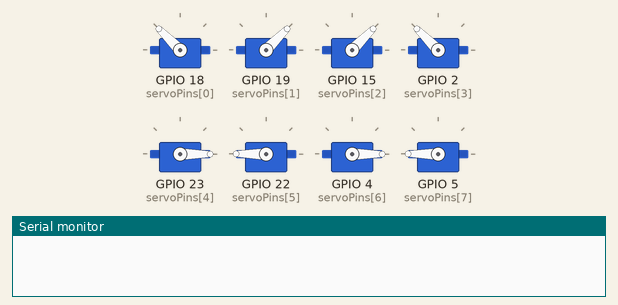
Simulated run of this sketch. Board: ESP32. Parts: 8 × servo, the last lines printed to the serial monitor.

Above: at 0.2 s.
At 5.7 s:
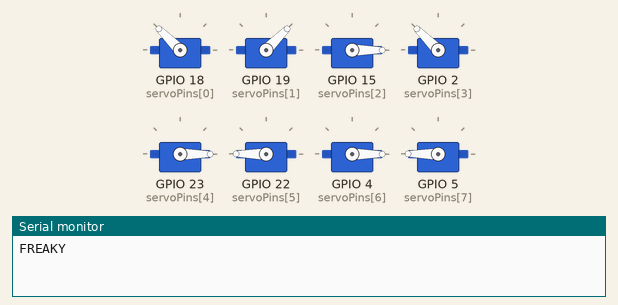
At 6.45 s:
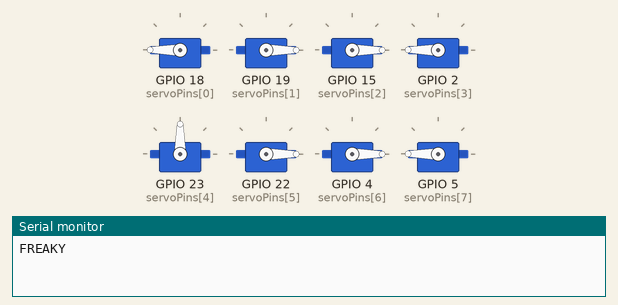
At 7.15 s:
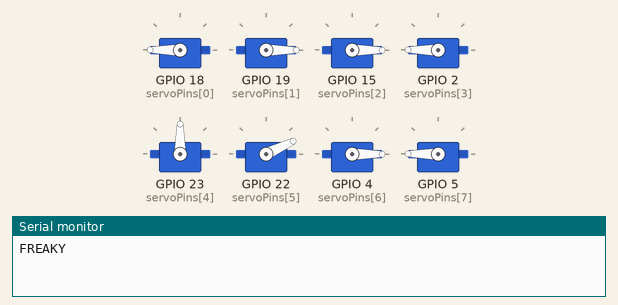
At 8.6 s:
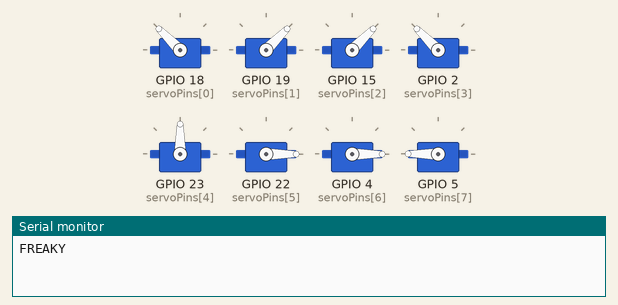
Timing chart, 0 to 11.3 s (numbered marks = the images above):
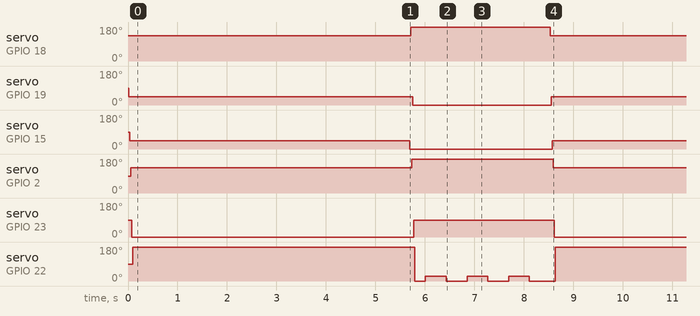

The sketch:

quad_robo_main.ino
```cpp
#include <Wire.h>
#include <ESP32Servo.h>


//DEFINE L1 15
//DEFINE L2 2
//DEFINE L3 4
//DEFINE L4 5
//DEFINE R1 18
//DEFINE R2 19
//DEFINE R3 22
//DEFINE R4 23
enum ServoName : uint8_t {
  R1 = 0,
  R2 = 1,
  L1 = 2,
  L2 = 3,
  R4 = 4,
  R3 = 5,
  L3 = 6,
  L4 = 7
};

Servo servos[8];
const int servoPins[8] = {18,19,15,2,23,22,4,5};
int8_t servoSubtrim[8] = {0, 0, 0, 0, 0, 0, 0, 0};

void setup() {

  ESP32PWM::allocateTimer(0);
  ESP32PWM::allocateTimer(1);
  ESP32PWM::allocateTimer(2);
  ESP32PWM::allocateTimer(3);

  for (int i = 0; i < 8; i++) {
    servos[i].setPeriodHertz(50);
    servos[i].attach(servoPins[i], 732, 2929);
  }
  runStandPose(10);

}

void loop() {

  // runStandPose(10000);
  // sayHiAndDance();
  runStandPose(5000);


  // runPushupPose();
  // runCutePose();
  // runWalkPose(10,5);
  // runTurnRight(10,5);
  // runWalkBackward(10,5);
  // runTurnLeft(10,5);

  runFreakyPose();
  delay(20);


}

void setServoAngle(uint8_t channel, int angle) {
  if (channel < 8) {
    int adjustedAngle = constrain(angle + servoSubtrim[channel], 0, 180);
    servos[channel].write(adjustedAngle);
    // servos[channel].write(angle);
    delay(20);
  }
}

void runStandPose(int d){
  setServoAngle(R1, 135);
  setServoAngle(R2, 45);
  setServoAngle(L1, 45);
  setServoAngle(L2, 135);
  setServoAngle(R4, 0);
  setServoAngle(R3, 180);
  setServoAngle(L3, 0);
  setServoAngle(L4, 180);
  delay(d);
}


inline void runPushupPose() {
  Serial.println(F("PUSHUP"));
  runStandPose(0);
  delayWithFace(200);
  setServoAngle(L1, 0);
  setServoAngle(R1, 180);
  setServoAngle(L3, 90);
  setServoAngle(R3, 90);
  delayWithFace(500);
  for (int i = 0; i < 4; i++) {
    setServoAngle(L3, 0);
    setServoAngle(R3, 180);
    delayWithFace(600);
    setServoAngle(L3, 90);
    setServoAngle(R3, 90);
    delayWithFace(500);
  }
  runStandPose(1);
}

inline void runCutePose() {
  Serial.println(F("CUTE"));
  runStandPose(0);
  delayWithFace(200);
  setServoAngle(L2, 160);
  setServoAngle(R2, 20);
  setServoAngle(R4, 180);
  setServoAngle(L4, 0);

  setServoAngle(L1, 0);
  setServoAngle(R1, 180);
  setServoAngle(L3, 180);
  setServoAngle(R3, 0);
  delayWithFace(200);
  for (int i = 0; i < 5; i++) {
    setServoAngle(R4, 180);
    setServoAngle(L4, 45);
    delayWithFace(300);
    setServoAngle(R4, 135);
    setServoAngle(L4, 0);
    delayWithFace(300);
  }
  runStandPose(1);
}

void delayWithFace(int x){
  delay(x);
}

void runWavePose(){
  runStandPose(0);
  delayWithFace(200);
  setServoAngle(R4, 80); setServoAngle(L3, 180);
  setServoAngle(L2, 60); setServoAngle(R1, 100);
  delayWithFace(200);
  setServoAngle(L3, 180);
  delayWithFace(300);
  for (int i = 0; i < 4; i++) {
    setServoAngle(L3, 180); delayWithFace(300);
    setServoAngle(L3, 100); delayWithFace(300);
  }
  runStandPose(1);
}

void sayHiAndDance(){
  runStandPose(0);
  delayWithFace(200);
  setServoAngle(R1, 90); setServoAngle(R2, 90); setServoAngle(L1, 90); setServoAngle(L2, 90);
  setServoAngle(R4, 0); setServoAngle(R3, 180); setServoAngle(L3, 45); setServoAngle(L4, 135);
  for(int i=0; i<5; i++) {
    setServoAngle(R4, 45); setServoAngle(R3, 135); setServoAngle(L3, 0); setServoAngle(L4, 180);
    delayWithFace(300);
    setServoAngle(R4, 0); setServoAngle(R3, 180); setServoAngle(L3, 45); setServoAngle(L4, 135);
    delayWithFace(300);
  }
  runStandPose(1);

  delay(20);


  runWavePose();
  delay(20);
}

inline void runWalkPose(int d, int walkCycles) {
  Serial.println(F("WALK FWD"));
  // Initial Step
  setServoAngle(R3, 135); setServoAngle(L3, 45);
  setServoAngle(R2, 100); setServoAngle(L1, 25);
  delay(d*10);
  // if (!pressingCheck("forward", frameDelay)) return;

  for (int i = 0; i < walkCycles; i++) {
    setServoAngle(R3, 135); setServoAngle(L3, 0);
    delay(d);
    // if (!pressingCheck("forward", frameDelay)) return;
    setServoAngle(L4, 135); setServoAngle(L2, 90);
    setServoAngle(R4, 0); setServoAngle(R1, 180);
    delay(d);
    // if (!pressingCheck("forward", frameDelay)) return;
    setServoAngle(R2, 45); setServoAngle(L1, 90);
    delay(d);
    // if (!pressingCheck("forward", frameDelay)) return;
    setServoAngle(R4, 45); setServoAngle(L4, 180);
    delay(d);
    // if (!pressingCheck("forward", frameDelay)) return;
    setServoAngle(R3, 180); setServoAngle(L3, 45);
    setServoAngle(R2, 90); setServoAngle(L1, 0);
    delay(d);
    // if (!pressingCheck("forward", frameDelay)) return;
    setServoAngle(L2, 135); setServoAngle(R1, 90);
    delay(d);
    // if (!pressingCheck("forward", frameDelay)) return;
  }
  runStandPose(1);
}

inline void runWalkBackward(int d, int walkCycles) {
  delay(d);

  for (int i = 0; i < walkCycles; i++) {
    setServoAngle(R3, 135); setServoAngle(L3, 0);
    delay(d);
    setServoAngle(L4, 135); setServoAngle(L2, 135);
    setServoAngle(R4, 0); setServoAngle(R1, 90);
    delay(d);
    setServoAngle(R2, 90); setServoAngle(L1, 0);
    delay(d);
    setServoAngle(R4, 45); setServoAngle(L4, 180);
    delay(d);
    setServoAngle(R3, 180); setServoAngle(L3, 45);
    setServoAngle(R2, 45); setServoAngle(L1, 90);
    delay(d);
    setServoAngle(L2, 90); setServoAngle(R1, 180);
    delay(d);
  }
  runStandPose(1);
}


inline void runTurnLeft(int d, int walkCycles) {
  Serial.println(F("TURN LEFT"));
  for (int i = 0; i < walkCycles; i++) {
    //legset 1 (R1 L2)
    setServoAngle(R3, 135); setServoAngle(L4, 135);
    delay(d);
    setServoAngle(R1, 180); setServoAngle(L2, 180);
    delay(d);
    setServoAngle(R3, 180); setServoAngle(L4, 180);
    delay(d);
    setServoAngle(R1, 135); setServoAngle(L2, 135);
    delay(d);
      //legset 2 (R2 L1)
    setServoAngle(R4, 45); setServoAngle(L3, 45);
    delay(d);
    setServoAngle(R2, 90); setServoAngle(L1, 90);
    delay(d);
    setServoAngle(R4, 0); setServoAngle(L3, 0);
    delay(d);
    setServoAngle(R2, 45); setServoAngle(L1, 45);
    delay(d);
  }
  runStandPose(1);
}

inline void runTurnRight(int d, int walkCycles) {

  Serial.println(F("TURN RIGHT"));

  for (int i = 0; i < walkCycles; i++) {
    //legset 2 (R2 L1)
    setServoAngle(R4, 45); setServoAngle(L3, 45);
    delay(d);
    setServoAngle(R2, 0); setServoAngle(L1, 0);
    delay(d);
    setServoAngle(R4, 0); setServoAngle(L3, 0);
    delay(d);
    setServoAngle(R2, 45); setServoAngle(L1, 45);
    delay(d);
    //legset 1 (R1 L2)
    setServoAngle(R3, 135); setServoAngle(L4, 135);
    delay(d);
    setServoAngle(R1, 90); setServoAngle(L2, 90);
    delay(d);
    setServoAngle(R3, 180); setServoAngle(L4, 180);
    delay(d);
    setServoAngle(R1, 135); setServoAngle(L2, 135);
    delay(d);
  }
  runStandPose(1);
}

inline void runFreakyPose() {
  Serial.println(F("FREAKY"));
  runStandPose(0);
  delayWithFace(200);
  setServoAngle(L1, 0);
  setServoAngle(R1, 180);
  setServoAngle(L2, 180);
  setServoAngle(R2, 0);
  setServoAngle(R4, 90);
  setServoAngle(R3, 0);
  delayWithFace(200);
  for (int i = 0; i < 3; i++) {
    setServoAngle(R3, 25);
    delayWithFace(400);
    setServoAngle(R3, 0);
    delayWithFace(400);
  }
  runStandPose(1);
}
```

Measured:
- by itself, servo on GPIO 18 (servoPins[0]): alternates 180° for 2.8 s and 135° for 5.7 s
- by itself, servo on GPIO 19 (servoPins[1]): alternates 45° for 5.7 s and 0° for 2.8 s
- by itself, servo on GPIO 15 (servoPins[2]): alternates 45° for 5.7 s and 0° for 2.9 s
- by itself, servo on GPIO 2 (servoPins[3]): alternates 180° for 2.9 s and 135° for 5.7 s
- by itself, servo on GPIO 23 (servoPins[4]): alternates 90° for 2.8 s and 0° for 5.7 s
- by itself, servo on GPIO 22 (servoPins[5]): repeats every 8.5 s: 0° 0.22 s, 2 × (25° 0.42 s, 0° 0.42 s), 25° 0.42 s, 0° 0.52 s, 180° 5.7 s
